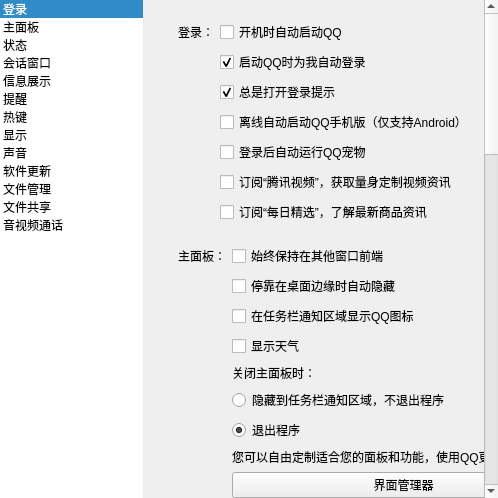
<?xml version="1.0" encoding="UTF-8"?>
<ui version="4.0">
 <class>Setting</class>
 <widget class="QWidget" name="Setting">
  <property name="geometry">
   <rect>
    <x>0</x>
    <y>0</y>
    <width>498</width>
    <height>498</height>
   </rect>
  </property>
  <property name="windowTitle">
   <string>仿QQ设置面板</string>
  </property>
  <layout class="QHBoxLayout" name="horizontalLayout">
   <property name="spacing">
    <number>0</number>
   </property>
   <property name="leftMargin">
    <number>0</number>
   </property>
   <property name="topMargin">
    <number>0</number>
   </property>
   <property name="rightMargin">
    <number>0</number>
   </property>
   <property name="bottomMargin">
    <number>0</number>
   </property>
   <item>
    <widget class="QListWidget" name="listWidget">
     <property name="frameShape">
      <enum>QFrame::NoFrame</enum>
     </property>
     <property name="verticalScrollBarPolicy">
      <enum>Qt::ScrollBarAlwaysOff</enum>
     </property>
     <property name="horizontalScrollBarPolicy">
      <enum>Qt::ScrollBarAlwaysOff</enum>
     </property>
     <property name="currentRow">
      <number>0</number>
     </property>
     <item>
      <property name="text">
       <string>登录</string>
      </property>
     </item>
     <item>
      <property name="text">
       <string>主面板</string>
      </property>
     </item>
     <item>
      <property name="text">
       <string>状态</string>
      </property>
     </item>
     <item>
      <property name="text">
       <string>会话窗口</string>
      </property>
     </item>
     <item>
      <property name="text">
       <string>信息展示</string>
      </property>
     </item>
     <item>
      <property name="text">
       <string>提醒</string>
      </property>
     </item>
     <item>
      <property name="text">
       <string>热键</string>
      </property>
     </item>
     <item>
      <property name="text">
       <string>显示</string>
      </property>
     </item>
     <item>
      <property name="text">
       <string>声音</string>
      </property>
     </item>
     <item>
      <property name="text">
       <string>软件更新</string>
      </property>
     </item>
     <item>
      <property name="text">
       <string>文件管理</string>
      </property>
     </item>
     <item>
      <property name="text">
       <string>文件共享</string>
      </property>
     </item>
     <item>
      <property name="text">
       <string>音视频通话</string>
      </property>
     </item>
    </widget>
   </item>
   <item>
    <widget class="QScrollArea" name="scrollArea">
     <property name="frameShape">
      <enum>QFrame::NoFrame</enum>
     </property>
     <property name="horizontalScrollBarPolicy">
      <enum>Qt::ScrollBarAlwaysOff</enum>
     </property>
     <property name="widgetResizable">
      <bool>true</bool>
     </property>
     <widget class="QWidget" name="scrollAreaWidgetContents">
      <property name="geometry">
       <rect>
        <x>0</x>
        <y>-810</y>
        <width>460</width>
        <height>1308</height>
       </rect>
      </property>
      <layout class="QVBoxLayout" name="verticalLayout">
       <property name="spacing">
        <number>20</number>
       </property>
       <property name="leftMargin">
        <number>35</number>
       </property>
       <property name="topMargin">
        <number>20</number>
       </property>
       <property name="rightMargin">
        <number>35</number>
       </property>
       <property name="bottomMargin">
        <number>20</number>
       </property>
       <item>
        <widget class="QWidget" name="widget_0" native="true">
         <layout class="QFormLayout" name="formLayout">
          <property name="leftMargin">
           <number>0</number>
          </property>
          <property name="topMargin">
           <number>0</number>
          </property>
          <property name="rightMargin">
           <number>0</number>
          </property>
          <property name="bottomMargin">
           <number>0</number>
          </property>
          <item row="0" column="0">
           <widget class="QLabel" name="titleLabel1">
            <property name="text">
             <string>登录：</string>
            </property>
           </widget>
          </item>
          <item row="0" column="1">
           <widget class="QCheckBox" name="CheckBox">
            <property name="text">
             <string>开机时自动启动QQ</string>
            </property>
           </widget>
          </item>
          <item row="1" column="1">
           <widget class="QCheckBox" name="checkBox">
            <property name="text">
             <string>启动QQ时为我自动登录</string>
            </property>
            <property name="checked">
             <bool>true</bool>
            </property>
           </widget>
          </item>
          <item row="2" column="1">
           <widget class="QCheckBox" name="checkBox_2">
            <property name="text">
             <string>总是打开登录提示</string>
            </property>
            <property name="checked">
             <bool>true</bool>
            </property>
           </widget>
          </item>
          <item row="3" column="1">
           <widget class="QCheckBox" name="checkBox_3">
            <property name="text">
             <string>离线自动启动QQ手机版（仅支持Android）</string>
            </property>
           </widget>
          </item>
          <item row="4" column="1">
           <widget class="QCheckBox" name="checkBox_4">
            <property name="text">
             <string>登录后自动运行QQ宠物</string>
            </property>
           </widget>
          </item>
          <item row="5" column="1">
           <widget class="QCheckBox" name="checkBox_5">
            <property name="text">
             <string>订阅“腾讯视频”，获取量身定制视频资讯</string>
            </property>
           </widget>
          </item>
          <item row="6" column="1">
           <widget class="QCheckBox" name="checkBox_6">
            <property name="text">
             <string>订阅“每日精选”，了解最新商品资讯</string>
            </property>
           </widget>
          </item>
         </layout>
        </widget>
       </item>
       <item>
        <widget class="QWidget" name="widget_1" native="true">
         <layout class="QFormLayout" name="formLayout_8">
          <property name="leftMargin">
           <number>0</number>
          </property>
          <property name="topMargin">
           <number>0</number>
          </property>
          <property name="rightMargin">
           <number>0</number>
          </property>
          <property name="bottomMargin">
           <number>0</number>
          </property>
          <item row="0" column="0">
           <widget class="QLabel" name="titleLabel2">
            <property name="text">
             <string>主面板：</string>
            </property>
           </widget>
          </item>
          <item row="0" column="1">
           <widget class="QCheckBox" name="checkBox_26">
            <property name="text">
             <string>始终保持在其他窗口前端</string>
            </property>
           </widget>
          </item>
          <item row="1" column="1">
           <widget class="QCheckBox" name="checkBox_27">
            <property name="text">
             <string>停靠在桌面边缘时自动隐藏</string>
            </property>
           </widget>
          </item>
          <item row="2" column="1">
           <widget class="QCheckBox" name="checkBox_28">
            <property name="text">
             <string>在任务栏通知区域显示QQ图标</string>
            </property>
           </widget>
          </item>
          <item row="3" column="1">
           <widget class="QCheckBox" name="checkBox_29">
            <property name="text">
             <string>显示天气</string>
            </property>
           </widget>
          </item>
          <item row="4" column="1">
           <widget class="QLabel" name="label_10">
            <property name="text">
             <string>关闭主面板时：</string>
            </property>
           </widget>
          </item>
          <item row="5" column="1">
           <widget class="QRadioButton" name="right1">
            <property name="text">
             <string>隐藏到任务栏通知区域，不退出程序</string>
            </property>
           </widget>
          </item>
          <item row="6" column="1">
           <widget class="QRadioButton" name="right2">
            <property name="text">
             <string>退出程序</string>
            </property>
            <property name="checked">
             <bool>true</bool>
            </property>
           </widget>
          </item>
          <item row="7" column="1">
           <widget class="QLabel" name="label_11">
            <property name="text">
             <string>您可以自由定制适合您的面板和功能，使用QQ更有效率</string>
            </property>
           </widget>
          </item>
          <item row="8" column="1">
           <widget class="QPushButton" name="right3">
            <property name="text">
             <string>界面管理器</string>
            </property>
           </widget>
          </item>
         </layout>
        </widget>
       </item>
       <item>
        <widget class="QWidget" name="widget_2" native="true">
         <layout class="QFormLayout" name="formLayout_9">
          <property name="leftMargin">
           <number>0</number>
          </property>
          <property name="topMargin">
           <number>0</number>
          </property>
          <property name="rightMargin">
           <number>0</number>
          </property>
          <property name="bottomMargin">
           <number>0</number>
          </property>
          <item row="0" column="0">
           <widget class="QLabel" name="titleLabel3">
            <property name="text">
             <string>状态：</string>
            </property>
           </widget>
          </item>
          <item row="0" column="1">
           <layout class="QHBoxLayout" name="horizontalLayout_2">
            <item>
             <widget class="QLabel" name="label_13">
              <property name="text">
               <string>登陆后状态为：</string>
              </property>
             </widget>
            </item>
            <item>
             <widget class="QComboBox" name="comboBox">
              <item>
               <property name="text">
                <string>我在线上</string>
               </property>
              </item>
              <item>
               <property name="text">
                <string>Q我吧</string>
               </property>
              </item>
              <item>
               <property name="text">
                <string>离开</string>
               </property>
              </item>
              <item>
               <property name="text">
                <string>忙碌</string>
               </property>
              </item>
              <item>
               <property name="text">
                <string>请勿打扰</string>
               </property>
              </item>
              <item>
               <property name="text">
                <string>隐身</string>
               </property>
              </item>
             </widget>
            </item>
            <item>
             <spacer name="horizontalSpacer">
              <property name="orientation">
               <enum>Qt::Horizontal</enum>
              </property>
              <property name="sizeHint" stdset="0">
               <size>
                <width>40</width>
                <height>20</height>
               </size>
              </property>
             </spacer>
            </item>
           </layout>
          </item>
          <item row="1" column="1">
           <widget class="QCheckBox" name="checkBox_30">
            <property name="text">
             <string>运行全屏程序时切换至“忙碌“状态””</string>
            </property>
           </widget>
          </item>
          <item row="2" column="1">
           <widget class="QLabel" name="right4">
            <property name="text">
             <string>仅在“Q我吧”和“我在线上”状态下生效</string>
            </property>
           </widget>
          </item>
          <item row="3" column="1">
           <widget class="QCheckBox" name="checkBox_31">
            <property name="text">
             <string>离开、忙碌、请勿打扰时自动回复（100字以内）</string>
            </property>
           </widget>
          </item>
          <item row="4" column="1">
           <layout class="QHBoxLayout" name="horizontalLayout_3">
            <item>
             <widget class="QPushButton" name="pushButton_5">
              <property name="text">
               <string>自动回复设置</string>
              </property>
             </widget>
            </item>
            <item>
             <widget class="QPushButton" name="pushButton_4">
              <property name="text">
               <string>快捷回复设置</string>
              </property>
             </widget>
            </item>
            <item>
             <spacer name="horizontalSpacer_2">
              <property name="orientation">
               <enum>Qt::Horizontal</enum>
              </property>
              <property name="sizeHint" stdset="0">
               <size>
                <width>40</width>
                <height>20</height>
               </size>
              </property>
             </spacer>
            </item>
           </layout>
          </item>
         </layout>
        </widget>
       </item>
       <item>
        <widget class="QWidget" name="widget_3" native="true">
         <layout class="QFormLayout" name="formLayout_2">
          <property name="leftMargin">
           <number>0</number>
          </property>
          <property name="topMargin">
           <number>0</number>
          </property>
          <property name="rightMargin">
           <number>0</number>
          </property>
          <property name="bottomMargin">
           <number>0</number>
          </property>
          <item row="0" column="0">
           <widget class="QLabel" name="titleLabel4">
            <property name="text">
             <string>会话窗口：</string>
            </property>
           </widget>
          </item>
          <item row="0" column="1">
           <widget class="QCheckBox" name="CheckBox_2">
            <property name="text">
             <string>使用多彩气泡聊天</string>
            </property>
            <property name="checked">
             <bool>true</bool>
            </property>
           </widget>
          </item>
          <item row="1" column="1">
           <widget class="QCheckBox" name="checkBox_7">
            <property name="text">
             <string>不显示广告（会员设置项）</string>
            </property>
           </widget>
          </item>
          <item row="2" column="1">
           <widget class="QCheckBox" name="checkBox_8">
            <property name="text">
             <string>允许来消息时自动弹出窗口</string>
            </property>
           </widget>
          </item>
          <item row="3" column="1">
           <widget class="QCheckBox" name="checkBox_9">
            <property name="text">
             <string>默认使用腾讯视频播放视频文件</string>
            </property>
            <property name="checked">
             <bool>true</bool>
            </property>
           </widget>
          </item>
          <item row="4" column="1">
           <widget class="QCheckBox" name="checkBox_10">
            <property name="text">
             <string>允许自动播放魔法表情和超级表情</string>
            </property>
            <property name="checked">
             <bool>true</bool>
            </property>
           </widget>
          </item>
          <item row="5" column="1">
           <widget class="QCheckBox" name="checkBox_11">
            <property name="text">
             <string>允许使用QQ秀聊天随动表情</string>
            </property>
            <property name="checked">
             <bool>true</bool>
            </property>
           </widget>
          </item>
          <item row="6" column="1">
           <widget class="QCheckBox" name="checkBox_12">
            <property name="text">
             <string>总是显示好友聊天窗口侧边栏</string>
            </property>
            <property name="checked">
             <bool>true</bool>
            </property>
           </widget>
          </item>
          <item row="7" column="1">
           <widget class="QCheckBox" name="checkBox_13">
            <property name="text">
             <string>允许接收窗口抖动</string>
            </property>
            <property name="checked">
             <bool>true</bool>
            </property>
           </widget>
          </item>
          <item row="8" column="1">
           <widget class="QCheckBox" name="checkBox_14">
            <property name="text">
             <string>显示热词搜索提示</string>
            </property>
            <property name="checked">
             <bool>true</bool>
            </property>
           </widget>
          </item>
          <item row="9" column="1">
           <widget class="QCheckBox" name="checkBox_15">
            <property name="text">
             <string>显示历史消息记录</string>
            </property>
            <property name="checked">
             <bool>true</bool>
            </property>
           </widget>
          </item>
         </layout>
        </widget>
       </item>
       <item>
        <widget class="QWidget" name="widget_4" native="true">
         <layout class="QFormLayout" name="formLayout_3">
          <property name="leftMargin">
           <number>0</number>
          </property>
          <property name="topMargin">
           <number>0</number>
          </property>
          <property name="rightMargin">
           <number>0</number>
          </property>
          <property name="bottomMargin">
           <number>0</number>
          </property>
          <item row="0" column="0">
           <widget class="QLabel" name="titleLabel5">
            <property name="text">
             <string>信息展示：</string>
            </property>
           </widget>
          </item>
          <item row="0" column="1">
           <widget class="QCheckBox" name="checkBox_16">
            <property name="text">
             <string>在资料卡和迷你信息卡上显示等级图标</string>
            </property>
            <property name="checked">
             <bool>true</bool>
            </property>
           </widget>
          </item>
          <item row="1" column="1">
           <widget class="QCheckBox" name="checkBox_17">
            <property name="text">
             <string>在资料卡和迷你卡上显示更新搜索</string>
            </property>
            <property name="checked">
             <bool>true</bool>
            </property>
           </widget>
          </item>
          <item row="2" column="1">
           <widget class="QCheckBox" name="checkBox_18">
            <property name="text">
             <string>在聊天窗口内展示好友的更新摘要</string>
            </property>
            <property name="checked">
             <bool>true</bool>
            </property>
           </widget>
          </item>
          <item row="3" column="1">
           <widget class="QCheckBox" name="checkBox_19">
            <property name="text">
             <string>在聊天窗口内展示好友互动标识</string>
            </property>
            <property name="checked">
             <bool>true</bool>
            </property>
           </widget>
          </item>
         </layout>
        </widget>
       </item>
       <item>
        <widget class="QWidget" name="widget_5" native="true">
         <layout class="QFormLayout" name="formLayout_4">
          <property name="leftMargin">
           <number>0</number>
          </property>
          <property name="topMargin">
           <number>0</number>
          </property>
          <property name="rightMargin">
           <number>0</number>
          </property>
          <property name="bottomMargin">
           <number>0</number>
          </property>
          <item row="0" column="0">
           <widget class="QLabel" name="titleLabel6">
            <property name="text">
             <string>提醒：</string>
            </property>
           </widget>
          </item>
          <item row="0" column="1">
           <widget class="QCheckBox" name="checkBox_20">
            <property name="text">
             <string>会话消息提醒</string>
            </property>
           </widget>
          </item>
          <item row="1" column="1">
           <widget class="QCheckBox" name="checkBox_21">
            <property name="text">
             <string>新邮件提醒</string>
            </property>
           </widget>
          </item>
          <item row="2" column="1">
           <widget class="QCheckBox" name="checkBox_22">
            <property name="text">
             <string>启用QQ看点消息</string>
            </property>
           </widget>
          </item>
          <item row="3" column="1">
           <widget class="QCheckBox" name="checkBox_23">
            <property name="text">
             <string>启用一声问候消息</string>
            </property>
           </widget>
          </item>
          <item row="4" column="1">
           <widget class="QCheckBox" name="checkBox_24">
            <property name="text">
             <string>启用设备连接提醒</string>
            </property>
           </widget>
          </item>
          <item row="5" column="1">
           <widget class="QLabel" name="right5">
            <property name="text">
             <string>当插入安卓设备时，提示安装或者更新QQ手机版</string>
            </property>
           </widget>
          </item>
          <item row="6" column="1">
           <widget class="QLabel" name="label_3">
            <property name="text">
             <string>&lt;html&gt;&lt;head/&gt;&lt;body&gt;&lt;p&gt;您可以设置是否在屏幕右下角收到来自QQ空间的通知，&lt;a href=&quot;#&quot;&gt;&lt;span style=&quot; text-decoration: none; color:#00aaff;&quot;&gt;进入设置&lt;/span&gt;&lt;/a&gt;。&lt;/p&gt;&lt;/body&gt;&lt;/html&gt;</string>
            </property>
           </widget>
          </item>
          <item row="7" column="1">
           <widget class="QLabel" name="label_4">
            <property name="text">
             <string>好友上线提醒</string>
            </property>
           </widget>
          </item>
          <item row="8" column="1">
           <widget class="QRadioButton" name="radioButton">
            <property name="text">
             <string>关闭好友上线提醒</string>
            </property>
           </widget>
          </item>
          <item row="9" column="1">
           <widget class="QRadioButton" name="radioButton_2">
            <property name="text">
             <string>全部好友上线提醒</string>
            </property>
           </widget>
          </item>
          <item row="10" column="1">
           <widget class="QRadioButton" name="radioButton_3">
            <property name="text">
             <string>以下好友上线提醒</string>
            </property>
            <property name="checked">
             <bool>true</bool>
            </property>
           </widget>
          </item>
          <item row="11" column="1">
           <layout class="QFormLayout" name="formLayout_5">
            <item row="0" column="0">
             <widget class="QListWidget" name="listWidgetUser">
              <property name="frameShape">
               <enum>QFrame::NoFrame</enum>
              </property>
             </widget>
            </item>
            <item row="0" column="1">
             <widget class="QPushButton" name="pushButton">
              <property name="text">
               <string>添加</string>
              </property>
             </widget>
            </item>
           </layout>
          </item>
         </layout>
        </widget>
       </item>
       <item>
        <widget class="QWidget" name="widget_6" native="true">
         <layout class="QFormLayout" name="formLayout_6">
          <property name="leftMargin">
           <number>0</number>
          </property>
          <property name="topMargin">
           <number>0</number>
          </property>
          <property name="rightMargin">
           <number>0</number>
          </property>
          <property name="bottomMargin">
           <number>0</number>
          </property>
          <item row="0" column="0">
           <widget class="QLabel" name="titleLabel7">
            <property name="text">
             <string>热键：</string>
            </property>
           </widget>
          </item>
          <item row="0" column="1">
           <widget class="QLabel" name="label_6">
            <property name="text">
             <string>您可以通过点击选择要更改的热键</string>
            </property>
           </widget>
          </item>
          <item row="1" column="1">
           <widget class="QPushButton" name="pushButton_2">
            <property name="text">
             <string>设置热键</string>
            </property>
           </widget>
          </item>
         </layout>
        </widget>
       </item>
       <item>
        <widget class="QWidget" name="widget_7" native="true">
         <layout class="QFormLayout" name="formLayout_7">
          <property name="leftMargin">
           <number>0</number>
          </property>
          <property name="topMargin">
           <number>0</number>
          </property>
          <property name="rightMargin">
           <number>0</number>
          </property>
          <property name="bottomMargin">
           <number>0</number>
          </property>
          <item row="0" column="0">
           <widget class="QLabel" name="titleLabel8">
            <property name="text">
             <string>显示：</string>
            </property>
           </widget>
          </item>
          <item row="0" column="1">
           <widget class="QCheckBox" name="checkBox_25">
            <property name="text">
             <string>开启QQ适配屏幕DPI</string>
            </property>
           </widget>
          </item>
          <item row="1" column="1">
           <widget class="QLabel" name="right6">
            <property name="text">
             <string>关闭选项后QQ将保持默认大小，设置后需要重新登录才能生效</string>
            </property>
           </widget>
          </item>
         </layout>
        </widget>
       </item>
      </layout>
     </widget>
    </widget>
   </item>
  </layout>
 </widget>
 <tabstops>
  <tabstop>listWidget</tabstop>
  <tabstop>scrollArea</tabstop>
  <tabstop>CheckBox</tabstop>
  <tabstop>checkBox</tabstop>
  <tabstop>checkBox_2</tabstop>
  <tabstop>checkBox_3</tabstop>
  <tabstop>checkBox_4</tabstop>
  <tabstop>checkBox_5</tabstop>
  <tabstop>checkBox_6</tabstop>
  <tabstop>checkBox_26</tabstop>
  <tabstop>checkBox_27</tabstop>
  <tabstop>checkBox_28</tabstop>
  <tabstop>checkBox_29</tabstop>
  <tabstop>right1</tabstop>
  <tabstop>right2</tabstop>
  <tabstop>right3</tabstop>
  <tabstop>comboBox</tabstop>
  <tabstop>checkBox_30</tabstop>
  <tabstop>checkBox_31</tabstop>
  <tabstop>pushButton_5</tabstop>
  <tabstop>pushButton_4</tabstop>
  <tabstop>CheckBox_2</tabstop>
  <tabstop>checkBox_7</tabstop>
  <tabstop>checkBox_8</tabstop>
  <tabstop>checkBox_9</tabstop>
  <tabstop>checkBox_10</tabstop>
  <tabstop>checkBox_11</tabstop>
  <tabstop>checkBox_12</tabstop>
  <tabstop>checkBox_13</tabstop>
  <tabstop>checkBox_14</tabstop>
  <tabstop>checkBox_15</tabstop>
  <tabstop>checkBox_16</tabstop>
  <tabstop>checkBox_17</tabstop>
  <tabstop>checkBox_18</tabstop>
  <tabstop>checkBox_19</tabstop>
  <tabstop>checkBox_20</tabstop>
  <tabstop>checkBox_21</tabstop>
  <tabstop>checkBox_22</tabstop>
  <tabstop>checkBox_23</tabstop>
  <tabstop>checkBox_24</tabstop>
  <tabstop>radioButton</tabstop>
  <tabstop>radioButton_2</tabstop>
  <tabstop>radioButton_3</tabstop>
  <tabstop>listWidgetUser</tabstop>
  <tabstop>pushButton</tabstop>
  <tabstop>pushButton_2</tabstop>
  <tabstop>checkBox_25</tabstop>
 </tabstops>
 <resources/>
 <connections/>
</ui>
